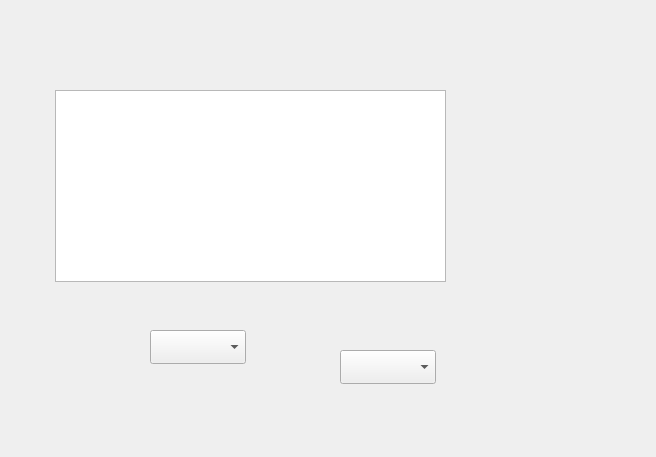
<?xml version="1.0" encoding="UTF-8"?>
<ui version="4.0">
 <class>Form</class>
 <widget class="QWidget" name="Form">
  <property name="geometry">
   <rect>
    <x>0</x>
    <y>0</y>
    <width>656</width>
    <height>457</height>
   </rect>
  </property>
  <property name="windowTitle">
   <string>Form</string>
  </property>
  <widget class="QTableView" name="tableView">
   <property name="geometry">
    <rect>
     <x>55</x>
     <y>90</y>
     <width>391</width>
     <height>192</height>
    </rect>
   </property>
   <property name="autoFillBackground">
    <bool>true</bool>
   </property>
   <property name="dragEnabled">
    <bool>true</bool>
   </property>
   <property name="defaultDropAction">
    <enum>Qt::TargetMoveAction</enum>
   </property>
   <property name="alternatingRowColors">
    <bool>true</bool>
   </property>
  </widget>
  <widget class="QComboBox" name="comboBox">
   <property name="geometry">
    <rect>
     <x>150</x>
     <y>330</y>
     <width>96</width>
     <height>34</height>
    </rect>
   </property>
  </widget>
  <widget class="QComboBox" name="comboBox_2">
   <property name="geometry">
    <rect>
     <x>340</x>
     <y>350</y>
     <width>96</width>
     <height>34</height>
    </rect>
   </property>
  </widget>
 </widget>
 <resources/>
 <connections/>
</ui>
